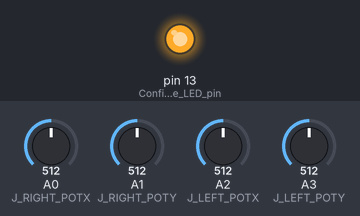
This sketch was run on a simulated Arduino Uno, built with avr-gcc and run on an emulated ATmega328P. Shown: output pins drawn as LEDs (lit = HIGH). The inputs (shaded band) are chosen by the test bench; at power-on: A0 (J_RIGHT_POTX) = 512, A1 (J_RIGHT_POTY) = 512, A2 (J_LEFT_POTX) = 512, A3 (J_LEFT_POTY) = 512. What the sketch prints to the serial monitor is not drawn.

Above: at 0.1 s.
At 19.1 s:
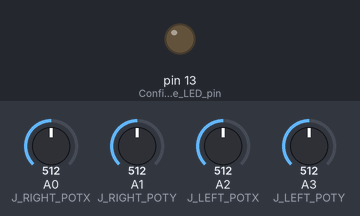
Timing chart, 0 to 20.6 s (numbered marks = the images above):
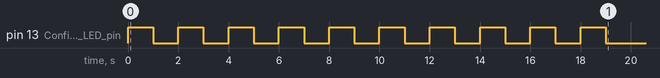

The sketch:

main.ino
```cpp
#include <SPI.h> //not needed

#define J_LEFT_POTX A2    // Left joystick X-axis (Throttle)
#define J_LEFT_POTY A3    // Left joystick Y-axis (Yaw)
#define J_RIGHT_POTX A0   // Right joystick X-axis (Roll)
#define J_RIGHT_POTY A1   // Right joystick Y-axis (Pitch)

int throttle = 0;
int yaw = 0;
int roll = 0;
int pitch = 0;

//this is without display

void initial_pos () {

  throttle = 0;
  yaw      = 127;
  roll     = 127;
  pitch    = 127;

}

bool arePotsSetAsWanted() {
  return throttle < 35 && yaw < 35 && roll < 35 && pitch < 35;
}

// Function to start serial communication and handle LED behavior
void start_serial() {
  Serial.begin(19200);         // Start Serial Communication
  pinMode(LED_BUILTIN, OUTPUT); // Configure LED pin

  //if u want u can delete here, its just for configuration with your joysticks to starting up
  if (arePotsSetAsWanted()) {
    digitalWrite(LED_BUILTIN, LOW);  // Turn off LED if pots are correctly set
    Serial.println("Serial started successfully. Joysticks are in the default position.");
  } else {
    Serial.println("Joysticks are not in the default position. Adjust them!");
    // Blink LED to indicate error
    for (int i = 0; i < 10; i++) { // Blink 10 times
      digitalWrite(LED_BUILTIN, HIGH);
      delay(1000);
      digitalWrite(LED_BUILTIN, LOW);
      delay(1000);
    }
  }
}


void setup() {

  pinMode(J_LEFT_POTX, INPUT);
  pinMode(J_LEFT_POTY, INPUT);
  pinMode(J_RIGHT_POTX, INPUT);
  pinMode(J_RIGHT_POTY, INPUT);

  initial_pos();
  start_serial();

}

void loop() {
  throttle = map(analogRead(J_LEFT_POTX), 0, 1023, 0, 255);
  yaw = map(analogRead(J_LEFT_POTY), 0, 1023, 0, 255);
  roll = map(analogRead(J_RIGHT_POTY), 0, 1023, 0, 255);
  pitch = map(analogRead(J_RIGHT_POTX), 0, 1023, 0, 255);

  Serial.print("Throttle = ");
  Serial.print(throttle);
  Serial.print("  Yaw = ");
  Serial.print(yaw);
  Serial.print("  Pitch = ");
  Serial.print(pitch);
  Serial.print("  Roll = ");
  Serial.println(roll);
  delay(100);
}
```
